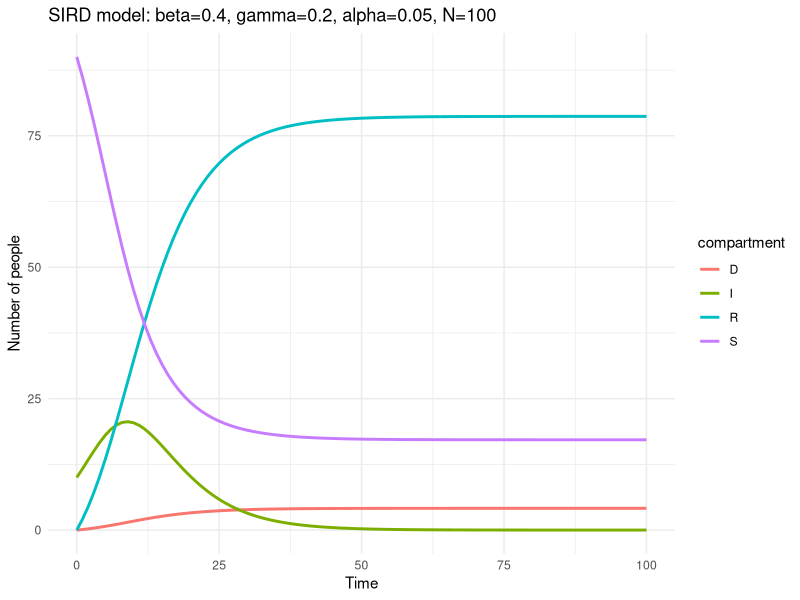
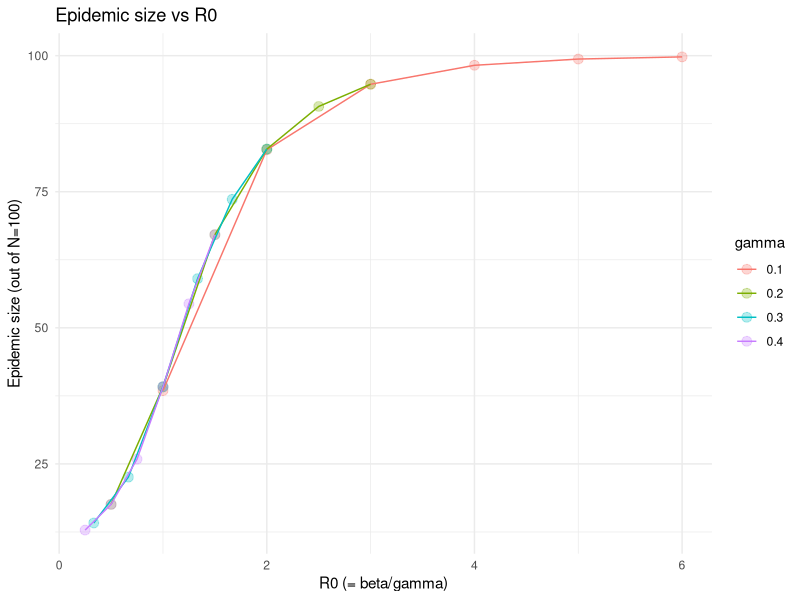
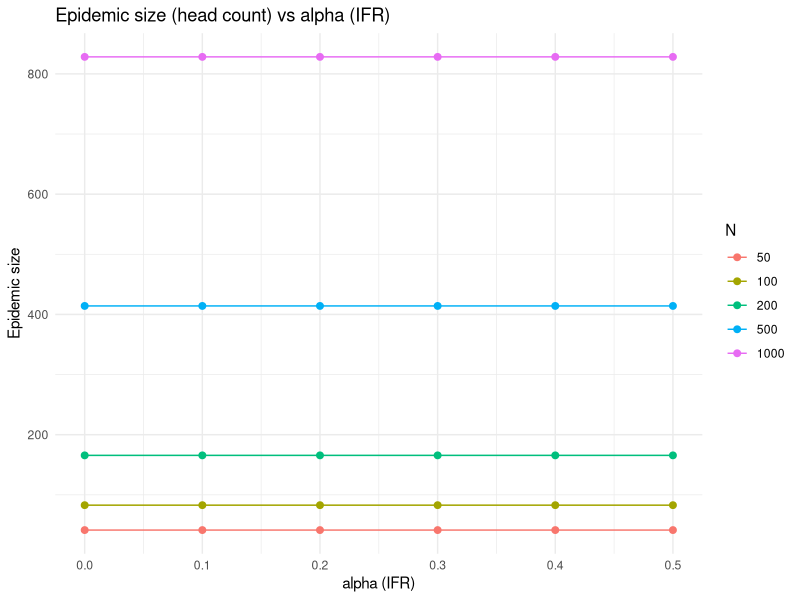
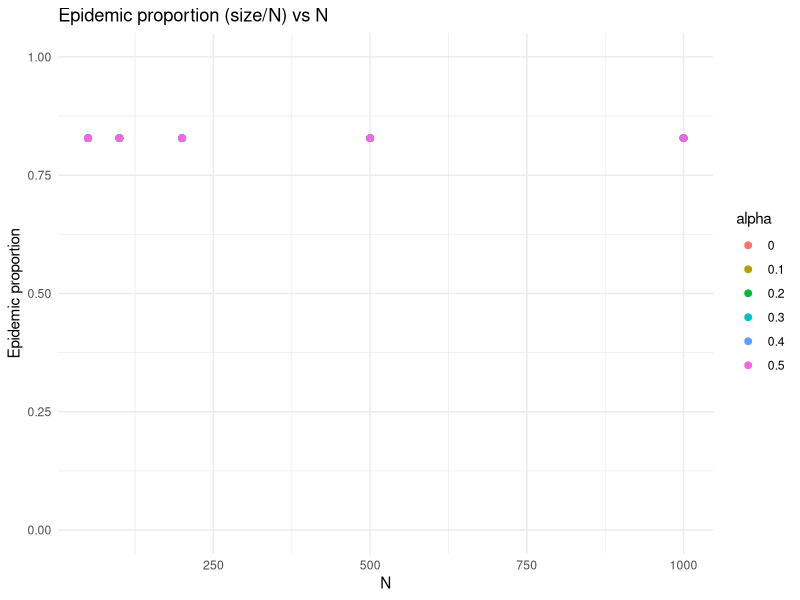

The R script that drew these images, in order:

# please include notes about each step here please for that we can all understand your code


library(deSolve)



sird_model <- function(time, state, parameters) {
  with(as.list(c(state, parameters)), {
    dS <- -beta * S * I / N
    dI <-  beta * S * I / N - gamma * I
    dR <-  (1 - alpha) * gamma * I
    dD <-  alpha * gamma * I
    
    list(c(dS, dI, dR, dD))
  })
}


N <- 100
S <- 0.9*N
I <- 0.1*N


# parameters
parameters <- c(beta = 0.4, gamma = 0.2, alpha = 0.05, N)



# initial conditions
initial_state <- c(S, I, R = 0, D = 0)

# time points
times <- seq(0, 100, by = 1)

initial_state <- c(S = 90, I = 10, R = 0, D = 0)

output <- ode(y = initial_state,
              times = times,
              func = sird_model,
              parms = parameters,
              method = "lsoda")

output <- as.data.frame(output)


head(output)



# ploting

library(ggplot2)
library(tidyr)

output_long <- pivot_longer(output, 
                            cols = c(S, I, R, D), 
                            names_to = "compartment", 
                            values_to = "count")

ggplot(output_long, aes(x = time, y = count, color = compartment)) +
  geom_line(linewidth = 1) +
  labs(title = "SIRD model: beta=0.4, gamma=0.2, alpha=0.05, N=100",
       x = "Time", y = "Number of people") +
  theme_minimal()


final_row <- tail(output, 1)
final_row 

# epidemic size is the number of people that have been infected ever. 
# so epidemic size = population - susceptible at end
epidemic_size <- N - final_row$S
epidemic_size



# function to do the simulation and get epidemic size at the end
get_epidemic_size <- function(beta, gamma, alpha, N, I0, t_max = 100) {
  
  parameters <- c(beta = beta, gamma = gamma, alpha = alpha, N = N)
  initial_state <- c(S = N - I0, I = I0, R = 0, D = 0)
  times <- seq(0, t_max, by = 1)
  
  output <- ode(y = initial_state,
                times = times,
                func = sird_model,
                parms = parameters,
                method = "lsoda")
  
  output <- as.data.frame(output)
  final_row <- tail(output, 1)
  
  epidemic_size <- N - final_row$S
  deaths <- final_row$D
  
  return(c(epidemic_size = epidemic_size, deaths = deaths))
}

# grid search on beta and gamma 
# other parameters fixed alpha = 0.05 and N = 100, I0 = 10
beta_values  <- seq(0.1, 0.6, by = 0.1)
gamma_values <- seq(0.1, 0.4, by = 0.1)

param_grid <- expand.grid(beta = beta_values, gamma = gamma_values)

head(param_grid)
nrow(param_grid)

param_grid$epidemic_size <- NA  # placeholder column


for (i in 1:nrow(param_grid)) {
  param_grid$epidemic_size[i] <- get_epidemic_size(
    beta  = param_grid$beta[i],
    gamma = param_grid$gamma[i],
    alpha = 0.05,
    N     = 100,
    I0    = 10,
    t_max = 100
  )
}

head(param_grid)

# compute R0
param_grid$R0 <- param_grid$beta / param_grid$gamma
head(param_grid)


ggplot(param_grid, aes(x = R0, y = epidemic_size)) +
  geom_point(aes(color = factor(gamma)), alpha=0.3, size = 3) +
  geom_line(aes(color = factor(gamma))) +
  labs(title = "Epidemic size vs R0",
       x = "R0 (= beta/gamma)", 
       y = "Epidemic size (out of N=100)",
       color = "gamma") +
  theme_minimal()



alpha_values <- seq(0, 0.5, by = 0.1)
N_values <- c(50, 100, 200, 500, 1000)

param_grid2 <- expand.grid(alpha = alpha_values, N = N_values)

# I0 proportional to N (10%)
param_grid2$I0 <- 0.1 * param_grid2$N

param_grid2$epidemic_size <- NA
param_grid2$deaths <- NA

for (i in 1:nrow(param_grid2)) {
  result <- get_epidemic_size(
    beta  = 0.4,
    gamma = 0.2,
    alpha = param_grid2$alpha[i],
    N     = param_grid2$N[i],
    I0    = param_grid2$I0[i],
    t_max = 100
  )
  
  param_grid2$epidemic_size[i] <- result["epidemic_size"]
  param_grid2$deaths[i]        <- result["deaths"]
}

param_grid2$epidemic_proportion <- param_grid2$epidemic_size / param_grid2$N

head(param_grid2)


# Effect of alpha on epidemic_size
ggplot(param_grid2, aes(x = alpha, y = epidemic_size, color = factor(N))) +
  geom_point(size = 2) +
  geom_line() +
  labs(title = "Epidemic size (head count) vs alpha (IFR)",
       x = "alpha (IFR)",
       y = "Epidemic size",
       color = "N") +
  theme_minimal()


ggplot(param_grid2, aes(x = N, y = epidemic_proportion, color = factor(alpha))) +
  geom_point(size = 2) +
  labs(title = "Epidemic proportion (size/N) vs N",
       x = "N",
       y = "Epidemic proportion",
       color = "alpha") +
  theme_minimal() +
  ylim(0, 1)
